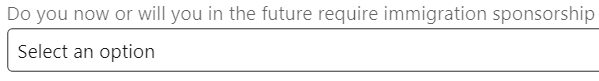
#> input picture images/immigration.PNG, 599 x 81 px
$ python -i text_recognition.py   (imports and definitions only)
#> lines starting #> are read from the running program, lines starting #| are printed output that depends on the picture; after the words box and inside, x2 and y2 are one past the last pixel; in counts of white or black regions, pixels touching at a corner belong together
#> further down, picture is the input picture: shape (81, 599, 3); min 25, max 255, mean 243.3
import pytesseract
import cv2
import numpy as np
from PIL import Image

# this method should check if a job is suitable for the bot to apply to, given the extracted text from the screenshot of the job info
# we only want to apply to jobs that include the keywords in [software, developer, engineer, product, rotation]
# also returns the keyword that was successfully matched if applicable
def is_job_suitable(job_image):
    extracted_text = pytesseract.image_to_string(job_image)
    keywords = ['software', 'developer', 'engineer', 'product', 'rotation', 'quality']
    for keyword in keywords:
        if keyword in extracted_text.lower():
            return True, keyword
    return False, None


# processes an image to enhance text recognition. Assumes image is inputted as RGB
def process_image(image):
    image = cv2.cvtColor(np.array(image), cv2.COLOR_RGB2BGR)

    # convert to grayscale
    image = cv2.cvtColor(image, cv2.COLOR_BGR2GRAY)

    kernel = np.array([[-1,-1,-1], [-1,9,-1], [-1,-1,-1]])  # sharpen convolution
    image = cv2.filter2D(image, -1, kernel)
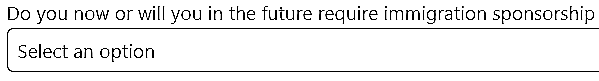
#> image: shape (81, 599); min 0, max 255, mean 237.3

    # upsample
    image = cv2.resize(image, None, fx=2, fy=2, interpolation=cv2.INTER_CUBIC)
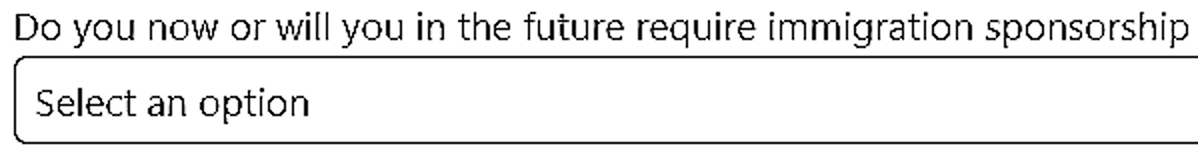
#> image: shape (162, 1198); min 0, max 255, mean 235.5

    # apply simple binary threshold to get image with only b/w pixels
    image = cv2.threshold(image, 0, 255, cv2.THRESH_BINARY | cv2.THRESH_OTSU)[1]
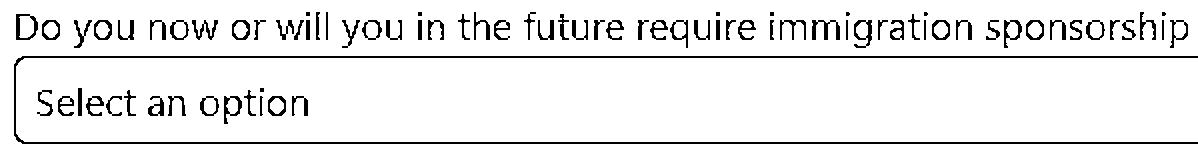
#> image: shape (162, 1198); 92.8% white; black in thin lines or dots, all inside (x1, y1, x2, y2) = (14, 12, 1198, 144)

    return Image.fromarray(cv2.cvtColor(image, cv2.COLOR_BGR2RGB))

>>> import cv2
>>> picture = cv2.cvtColor(cv2.imread('images/immigration.PNG'), cv2.COLOR_BGR2RGB)
>>> result = process_image(picture)

$ run again, on images/race.PNG
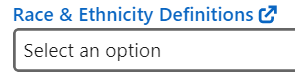
#> input picture images/race.PNG, 295 x 84 px
#> in process_image, image is the input picture: shape (84, 295, 3); mean B, G, R 238.5, 233.9, 229.4
#> in process_image, `image = cv2.resize(image, None, fx=2, fy=2, interpolation=cv2.INTER_CU..`:
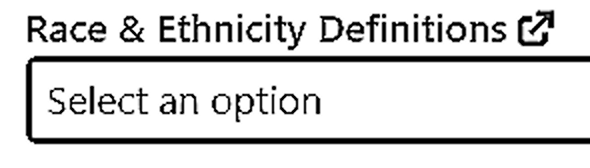
#> image: shape (168, 590); min 0, max 255, mean 219.3
#> in process_image, `image = cv2.threshold(image, 0, 255, cv2.THRESH_BINARY | cv2.THRESH_OT..`:
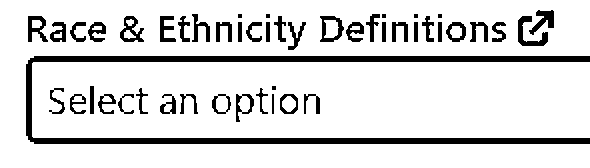
#> image: shape (168, 590); 86% white; 48 black regions (6 under 20 px), largest, box (x1, y1, x2, y2) and area: (26, 56, 590, 144) 7162, (518, 16, 548, 46) 352, (120, 16, 144, 42) 284

$ run again, on images/reviewPage.PNG
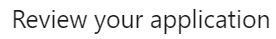
#> input picture images/reviewPage.PNG, 276 x 39 px
#> picture is the input picture: shape (39, 276, 3); min 25, max 255, mean 232.8
#> in process_image, `image = cv2.resize(image, None, fx=2, fy=2, interpolation=cv2.INTER_CU..`:
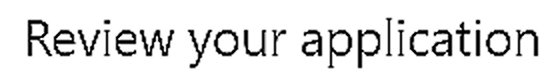
#> image: shape (78, 552); min 0, max 255, mean 228.3
#> in process_image, `image = cv2.threshold(image, 0, 255, cv2.THRESH_BINARY | cv2.THRESH_OT..`:
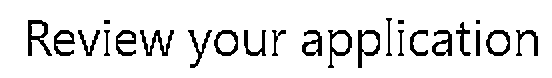
#> image: shape (78, 552); 89.2% white; 24 black regions (1 under 20 px), largest, box (x1, y1, x2, y2) and area: (28, 20, 52, 56) 359, (140, 30, 174, 56) 330, (358, 30, 380, 68) 324
